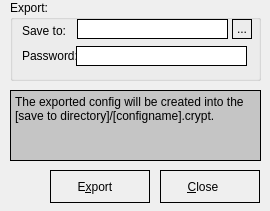
<?xml version="1.0" encoding="UTF-8"?>
<ui version="4.0">
 <class>ConfigExport</class>
 <widget class="QDialog" name="ConfigExport">
  <property name="geometry">
   <rect>
    <x>0</x>
    <y>0</y>
    <width>270</width>
    <height>211</height>
   </rect>
  </property>
  <property name="minimumSize">
   <size>
    <width>270</width>
    <height>210</height>
   </size>
  </property>
  <property name="maximumSize">
   <size>
    <width>272</width>
    <height>211</height>
   </size>
  </property>
  <property name="windowTitle">
   <string>Export configuration</string>
  </property>
  <property name="windowIcon">
   <iconset resource="systray.qrc">
    <normaloff>:/images/logo.png</normaloff>:/images/logo.png</iconset>
  </property>
  <property name="modal">
   <bool>true</bool>
  </property>
  <widget class="QGroupBox" name="groupBox">
   <property name="geometry">
    <rect>
     <x>10</x>
     <y>0</y>
     <width>251</width>
     <height>81</height>
    </rect>
   </property>
   <property name="title">
    <string>Export:</string>
   </property>
   <widget class="QLabel" name="label">
    <property name="geometry">
     <rect>
      <x>12</x>
      <y>48</y>
      <width>61</width>
      <height>16</height>
     </rect>
    </property>
    <property name="text">
     <string>Password:</string>
    </property>
   </widget>
   <widget class="QLineEdit" name="txtExportPwd">
    <property name="geometry">
     <rect>
      <x>66</x>
      <y>46</y>
      <width>171</width>
      <height>20</height>
     </rect>
    </property>
    <property name="styleSheet">
     <string notr="true">:enabled {border: 1px solid black; background-color: rgb(255, 255, 255);}
:disabled {border: 1px solid black; background-color: rgb(195, 195, 195);}
:hover {border: 1px solid red; }</string>
    </property>
   </widget>
   <widget class="QLabel" name="label_2">
    <property name="geometry">
     <rect>
      <x>12</x>
      <y>24</y>
      <width>46</width>
      <height>14</height>
     </rect>
    </property>
    <property name="text">
     <string>Save to:</string>
    </property>
   </widget>
   <widget class="QLineEdit" name="txtSaveTo">
    <property name="geometry">
     <rect>
      <x>67</x>
      <y>19</y>
      <width>151</width>
      <height>20</height>
     </rect>
    </property>
    <property name="styleSheet">
     <string notr="true">:enabled {border: 1px solid black; background-color: rgb(255, 255, 255);}
:disabled {border: 1px solid black; background-color: rgb(195, 195, 195);}
:hover {border: 1px solid red; }</string>
    </property>
   </widget>
   <widget class="QPushButton" name="cmdOpenDir">
    <property name="geometry">
     <rect>
      <x>222</x>
      <y>19</y>
      <width>20</width>
      <height>20</height>
     </rect>
    </property>
    <property name="styleSheet">
     <string notr="true">:enabled {border: 1px solid black}
:disabled {border: 1px solid black}
:hover {background-color: rgb(195, 195, 195);}</string>
    </property>
    <property name="text">
     <string>...</string>
    </property>
   </widget>
  </widget>
  <widget class="QPlainTextEdit" name="plainTextEdit">
   <property name="geometry">
    <rect>
     <x>10</x>
     <y>90</y>
     <width>251</width>
     <height>71</height>
    </rect>
   </property>
   <property name="contextMenuPolicy">
    <enum>Qt::NoContextMenu</enum>
   </property>
   <property name="styleSheet">
    <string notr="true">background-color: rgb(197, 197, 197);</string>
   </property>
   <property name="frameShape">
    <enum>QFrame::Box</enum>
   </property>
   <property name="frameShadow">
    <enum>QFrame::Plain</enum>
   </property>
   <property name="readOnly">
    <bool>true</bool>
   </property>
   <property name="plainText">
    <string>The exported config will be created into the [save to directory]/[configname].crypt.
</string>
   </property>
  </widget>
  <widget class="QPushButton" name="cmdExport">
   <property name="geometry">
    <rect>
     <x>50</x>
     <y>170</y>
     <width>100</width>
     <height>33</height>
    </rect>
   </property>
   <property name="styleSheet">
    <string notr="true">:enabled {border: 1px solid black}
:disabled {border: 1px solid black}
:hover {background-color: rgb(195, 195, 195);}
QPushButton {height: 25px; width: 50px;text-align:left;
	padding-left: 10px;
	padding-top: 3px;
	padding-bottom: 3px;}</string>
   </property>
   <property name="text">
    <string>     E&amp;xport</string>
   </property>
   <property name="icon">
    <iconset resource="systray.qrc">
     <normaloff>:/images/export.png</normaloff>:/images/export.png</iconset>
   </property>
   <property name="iconSize">
    <size>
     <width>22</width>
     <height>22</height>
    </size>
   </property>
   <property name="default">
    <bool>true</bool>
   </property>
   <property name="flat">
    <bool>true</bool>
   </property>
  </widget>
  <widget class="QPushButton" name="cmdCancel">
   <property name="geometry">
    <rect>
     <x>160</x>
     <y>170</y>
     <width>100</width>
     <height>33</height>
    </rect>
   </property>
   <property name="styleSheet">
    <string notr="true">:enabled {border: 1px solid black}
:disabled {border: 1px solid black}
:hover {background-color: rgb(195, 195, 195);}
QPushButton {height: 25px; width: 50px;text-align:left;
	padding-left: 10px;
	padding-top: 3px;
	padding-bottom: 3px;}</string>
   </property>
   <property name="text">
    <string>     &amp;Close</string>
   </property>
   <property name="icon">
    <iconset resource="systray.qrc">
     <normaloff>:/images/close_dialog.png</normaloff>:/images/close_dialog.png</iconset>
   </property>
   <property name="iconSize">
    <size>
     <width>22</width>
     <height>22</height>
    </size>
   </property>
   <property name="flat">
    <bool>true</bool>
   </property>
  </widget>
 </widget>
 <resources>
  <include location="systray.qrc"/>
 </resources>
 <connections/>
</ui>
